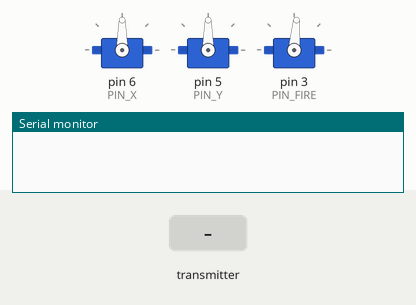
Simulated run of this sketch. Board: Arduino Uno, built with avr-gcc and run on an emulated ATmega328P. Parts: 3 × servo, the last lines printed to the serial monitor. Inputs (shaded band) come from the test bench. No radio packets arrive unless stated.

Above: at 1.2 s.
1.3 s: the transmitter starts sending x = 0
At 1.7 s:
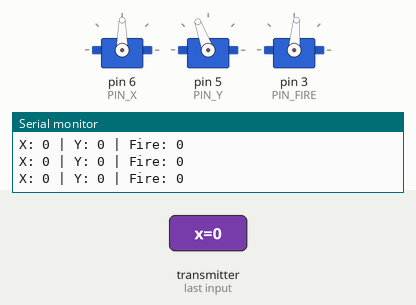
2.8 s: the transmitter starts sending y = 256
At 4.0 s:
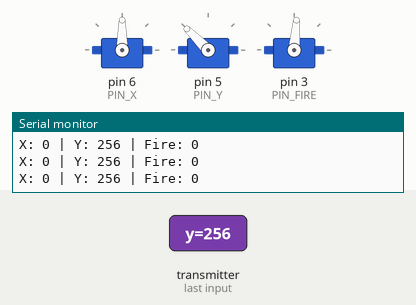
4.3 s: the transmitter starts sending x = 1023
At 5.2 s:
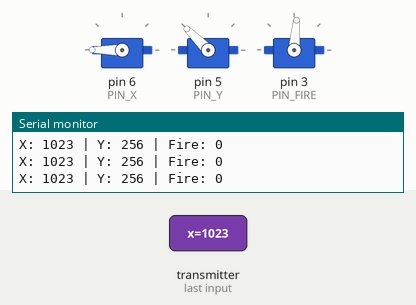
5.8 s: the transmitter starts sending y = 512
At 6.3 s:
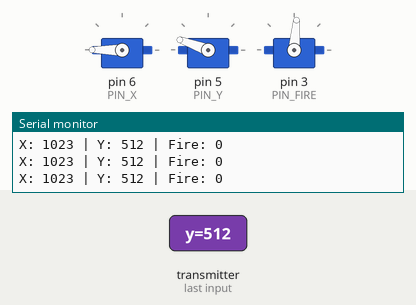
7.3 s: the transmitter starts sending y = 1023
At 8.5 s:
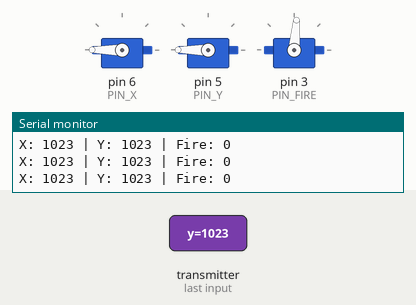
8.8 s: the transmitter starts sending x = 256
At 9.8 s:
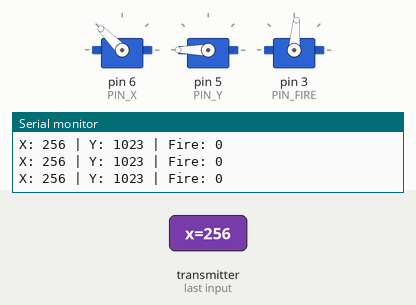
Timing chart, 0 to 11.3 s (numbered marks = the images above; inputs shaded):
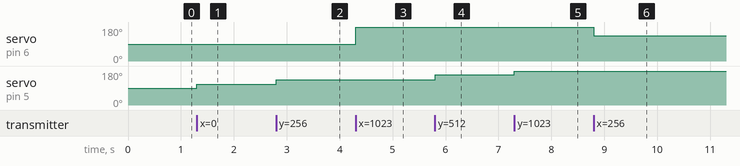

The sketch:

turret.ino
```cpp
/*
Empfänger mit:
- Servo
- NRF24L01 Empfang von X, Y + Fire

| NRF24L01 | Arduino           | Erklärung        |
| -------- | ----------------- | ---------------- |
|   VCC    | 3.3V              | NIEMALS 5V       |
|   GND    | GND               | Gemeinsame Masse |
|   CE     | Pin 9             | Frei wählbar     |
|   CSN    | Pin 10            | Frei wählbar     |
|   SCK    | Pin 13            | SPI-Clock        |
|   MOSI   | Pin 11            | SPI-Daten        |
|   MISO   | Pin 12            | SPI-Daten        |
|   IRQ    | nicht anschließen | Optional         |


| Servos   | Arduino           | Erklärung        |
| -------- | ----------------- | ---------------- |
| braun    | GND               |                  |
| rot      | 5V                |                  |
| x        | Pin 6             | R/L              |
| y        | Pin 5             | O/U              |
| Fire     | Pin 3             |                  |


*/

#include <Servo.h>
#include <SPI.h>
#include <nRF24L01.h>
#include <RF24.h>

// ================= NRF24 =================

RF24 radio(9, 10);
const byte address[6] = "00001";

struct ControlData {
  int16_t x;
  int16_t y;
  uint8_t fire;
};

ControlData data;

// ================= SERVOS =================

Servo servoX;     // Rechts/Links
Servo servoY;     // Oben/Unten
Servo servoFire;  // Schuss

#define PIN_X 6
#define PIN_Y 5
#define PIN_FIRE 3

int posX = 90;
int posY = 90;

const int FIRE_SHOOT = 25;
const int FIRE_REST = 85;

bool lastFireState = false;
bool isFiring = false;

// ================= SETUP =================

void setup() {
  Serial.begin(9600);

  servoX.attach(PIN_X);
  servoY.attach(PIN_Y);
  servoFire.attach(PIN_FIRE);

  servoX.write(posX);
  servoY.write(posY);
  servoFire.write(FIRE_REST);

  radio.begin();
  radio.setPALevel(RF24_PA_HIGH);
  radio.openReadingPipe(0, address);
  radio.startListening();
}

// ================= LOOP =================

void loop() {

  if (radio.available()) {

    radio.read(&data, sizeof(data));

    Serial.print("X: ");
    Serial.print(data.x);
    Serial.print(" | Y: ");
    Serial.print(data.y);
    Serial.print(" | Fire: ");
    Serial.println(data.fire);

    // ======== X SERVO ========
    posX = map(data.x, -512, 512, 0, 180);
    posX = constrain(posX, 0, 180);
    servoX.write(posX);

    // ======== Y SERVO ========
    posY = map(data.y, -512, 512, 60, 160);
    posY = constrain(posY, 0, 180);
    servoY.write(posY);

    // ======== FIRE ========
    bool currentFire = (data.fire == 1);

    if (currentFire && !lastFireState && !isFiring) {
      fire();
    }

    lastFireState = currentFire;
  }
}

// ================= FIRE =================

void fire() {
  isFiring = true;

  Serial.println("FIRE!");

  servoFire.write(FIRE_SHOOT);
  delay(200);

  servoFire.write(FIRE_REST);
  delay(200);

  isFiring = false;
}
```

Measured:
- after the input at 1.3 s, servo on pin 5 (PIN_Y): 90° → 110° at once
- after the input at 2.8 s, servo on pin 5 (PIN_Y): 110° → 135° at once
- after the input at 4.3 s, servo on pin 6 (PIN_X): 90° → 180° at once
- after the input at 5.8 s, servo on pin 5 (PIN_Y): 135° → 160° at once
- after the input at 7.3 s, servo on pin 5 (PIN_Y): 160° → 180° at once
- after the input at 8.8 s, servo on pin 6 (PIN_X): 180° → 135° at once
